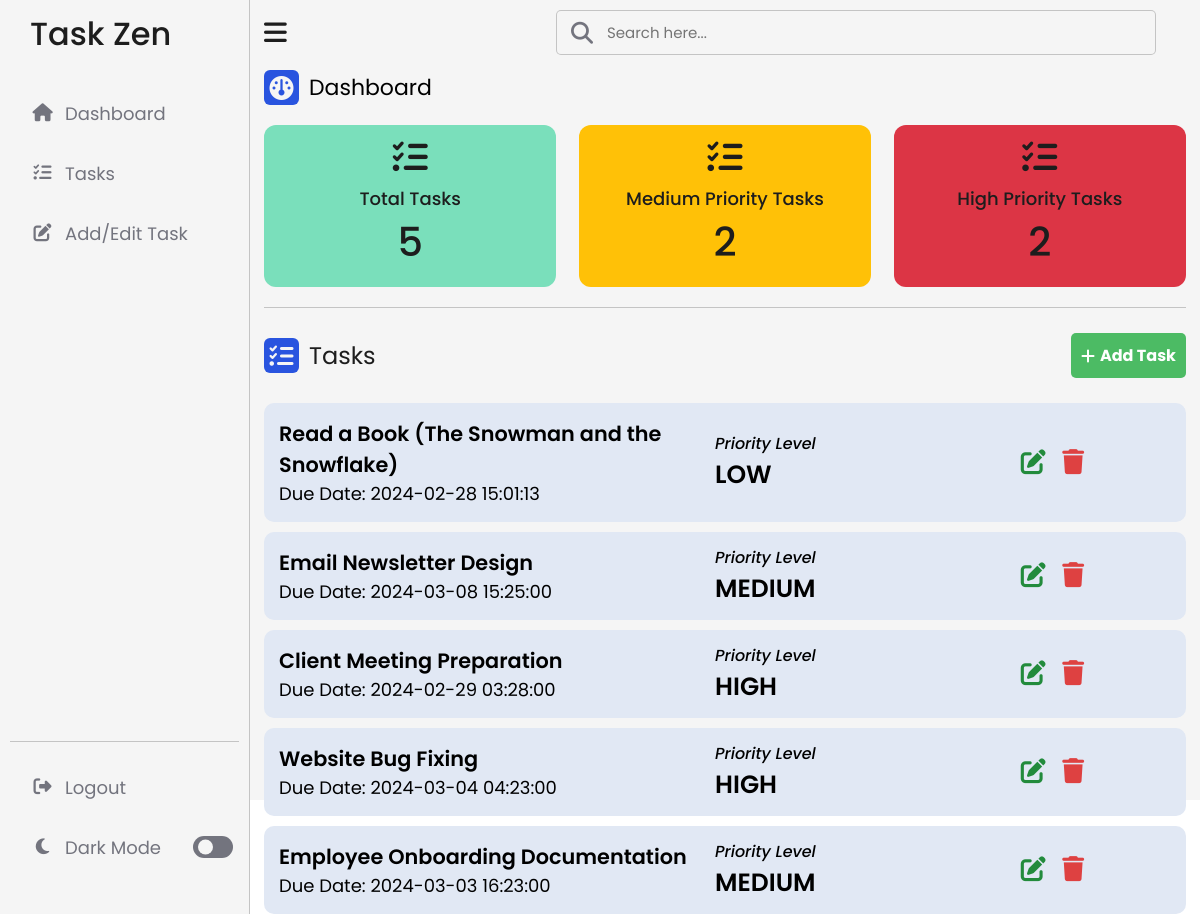
The page / on the database its author committed.
### tables this page shows
CREATE TABLE `task` (
  `Task_ID` int(10) NOT NULL,
  `Title` varchar(255) NOT NULL,
  `Description` varchar(255) DEFAULT NULL,
  `Priority` varchar(50) NOT NULL DEFAULT 'Low',
  `Due_date` datetime DEFAULT NULL,
  `Date_Created` timestamp NOT NULL DEFAULT current_timestamp()
);

### services/databaseservice.inc.php (called while the page is built, shortened)
<?php
class DatabaseService {
    private $serverName = "localhost";
    private $userName = "root";
    private $password = "";
    private $databaseName = "task_management";
    protected function connectLocal() {
        $conn = mysqli_connect($this->serverName, $this->userName, $this->password, $this->databaseName);
        return $conn;
    }
}

### model/task.class.php (called while the page is built, shortened)
<?php
include("./services/databaseservice.inc.php");
class Task extends DatabaseService{
    protected function getAllTasks() {
        $sql = "SELECT * FROM task;";
        $query_result = mysqli_query($this->connectLocal(), $sql);
          return $query_result;
    }
    protected function getTotalTasks() {
        $sql = "SELECT COUNT(*) as 'Total_tasks' FROM task;";
        $query_result = mysqli_query($this->connectLocal(), $sql);
        return $query_result;
    }
    protected function getAllMediumTasks() {
         $sql = "SELECT COUNT(*) as 'Total_tasks' FROM task WHERE Priority = 'medium';";
        $query_result = mysqli_query($this->connectLocal(), $sql);
        return $query_result;
    }
    protected function getAllHighTasks() {
        $sql = "SELECT COUNT(*) as 'Total_tasks' FROM task WHERE Priority = 'high';";
       $query_result = mysqli_query($this->connectLocal(), $sql);
       return $query_result;
    }
}

### view/taskview.class.php (called while the page is built)
<?php
include_once("./model/task.class.php");
class TaskView extends Task {
    public function showAllTasks() {
        $results = $this->getAllTasks();
        return $results;
    }
    public function showTotalTasks() {
        $results = $this->getTotalTasks();
        return $results->fetch_assoc()['Total_tasks'];
    }
    public function showTotalMediumTasks() {
        $results = $this->getAllMediumTasks();
        return $results->fetch_assoc()['Total_tasks'];
    }
    public function showTotalHighTasks() {
        $results = $this->getAllHighTasks();
        return $results->fetch_assoc()['Total_tasks'];
    }
}

### components/taskgroup.component.php (the view)
<link rel="stylesheet" href="./css/taskgroup.css" />
  <div class="task-group">
    <div class="task-data">
      <div class="data names">
        <span class="data-title"><?php echo $row['Title'] ?></span>
        <div class="due-date">
          <div class="due">
            Due Date:
            <span class="date"><?php echo $row['Due_date'] ?></span>
          </div>
        </div>
      </div>
    </div>
    <div class="priority_level">
      <div class="text">Priority Level</div>
      <span class="level"><?php echo $row['Priority'] ?></span>
    </div>
    <div class="task-buttons">
      <div class="buttons | d-flex">
        <div class="edit-button">
          <a href="edit-page.html" title="Edit Page">
            <i class="fa-solid fa-pen-to-square"></i>
          </a>
        </div>
        <button class="delete-button" name="deleteTask" value="<?php echo $row['Task_ID'] ?>" type="submit">
          <p title="Delete Page">
            <i class="fa-solid fa-trash"></i>
          </p>
        </button>
      </div>
    </div>
  </div>

### index.php (shortened to what this page needs)
<?php
    include("view/taskview.class.php");
    $taskView = new TaskView();
?>
<!DOCTYPE html>
<html lang="en">
  <head>
    <link rel="stylesheet" href="css/main.css" />
    <link rel="stylesheet" href="css/utilities.css" />
    <link rel="stylesheet" href="css/index.css" />
    <link
      rel="stylesheet"
      href="https://cdnjs.cloudflare.com/ajax/libs/font-awesome/6.5.1/css/all.min.css"
    />
  </head>
  <body>
    <section class="sidebar">
      <div class="top">
        <div class="logo_name">
          <a href="#" class="sidebar__logo-name | fw-500">Task Zen</a>
        </div>
      </div>
      <div
        class="menu-items | d-flex flex-column justify-content-space-between"
      >
        <ul class="nav-links |">
          <li>
            <a href="#home" class="d-flex">
              <i class="fa-solid fa-house"></i>
              <span class="link-name">Dashboard</span>
            </a>
          </li>
          <li>
            <a href="task_view.html" class="d-flex">
              <i class="fa-solid fa-list-check"></i>
              <span class="link-name">Tasks</span>
            </a>
          </li>
          <li>
            <a href="add_edit_task.html" class="d-flex">
              <i class="fa-solid fa-pen-to-square"></i>
              <span class="link-name">Add/Edit Task</span>
            </a>
          </li>
        </ul>
        <ul class="logout-mode">
          <li>
            <a href="#" class="d-flex">
              <i class="fa-solid fa-right-from-bracket"></i>
              <span class="link-name">Logout</span>
            </a>
          </li>
          <li class="mode">
            <a href="#" class="d-flex">
              <i class="fa-solid fa-moon"></i>
              <span class="link-name">Dark Mode</span>
            </a>
            <div class="mode-toggle">
              <span class="switch"></span>
            </div>
          </li>
        </ul>
      </div>
    </section>
    <section class="dashboard">
      <div class="top">
        <i class="fa-solid fa-bars sidebar-toggle" sidebar-toggle></i>
        <div class="search-box">
          <i class="fa-solid fa-magnifying-glass"></i>
          <input type="text" placeholder="Search here..." />
        </div>
      </div>
      <div class="dash-content">
        <div class="overview">
          <div class="title-dash">
            <i class="fa-solid fa-gauge"></i>
            <span class="text fs-3">Dashboard</span>
          </div>
          <div class="boxes">
            <div class="box">
              <a href="task_view.html">
                <i class="fa-solid fa-list-check"></i>
                <span class="text">Total Tasks</span>
                <span class="number"
                  ><?php echo $taskView->showTotalTasks(); ?></span
                >
              </a>
            </div>
            <div class="box">
              <a href="task_view.html">
                <i class="fa-solid fa-list-check"></i>
                <span class="text">Medium Priority Tasks</span>
                <span class="number"
                  ><?php echo $taskView->showTotalMediumTasks(); ?></span
                >
              </a>
            </div>
            <div class="box">
              <a href="task_view.html">
                <i class="fa-solid fa-list-check"></i>
                <span class="text">High Priority Tasks</span>
                <span class="number"
                  ><?php echo $taskView->showTotalHighTasks(); ?></span
                >
              </a>
            </div>
          </div>
        </div>
        <div class="task">
          <div class="title">
            <div class="title-name">
              <i class="fa-solid fa-list-check"></i>
              <span class="text">Tasks</span>
            </div>
            <div class="add-button">
              <a href="add-task.php" class="add-task-btn">
                <i class="fa-solid fa-plus"></i> Add Task
              </a>
            </div>
          </div>
          <form action="<?php $_SERVER['PHP_SELF'] ?>" method="post">
          <?php
            $results = $taskView->showAllTasks();
            if($results->num_rows > 0) {
              while($row = $results->fetch_assoc()) {
                  include("components/taskgroup.component.php");
              }
            }
            else {
              echo "<h1 class='text-center'>Empty Task</h1>";
            }
            ?>
            </form>
        </div>
      </div>
    </section>
  </body>
</html>

### css/main.css (style rules this page uses)
:root { --clr-accent-900: #7ADFBB; --clr-accent-800: #F87060; --clr-accent-700: #dc3545; --clr-accent-600: #ffc107; --clr-primary-900: #FFFFFF; --clr-primary-800: #F5F5F5; --clr-secondary-900: #1D1D1D; --clr-secondary-800: #102542; --clr-secondary-700: #73747e; --clr-box-1: #68bfa1; --clr-box-2: #9897e9; --clr-box-3: #e9cb97; --bg-primary: var(--clr-primary-900); --bg-secondary: var(--clr-primary-800); --clr-nav-link: var(--clr-primary-900); --clr-footer-link: var(--clr-primary-800); --fs-100: 0.3916rem; --fs-200: 0.4916rem; --fs-300: 0.6916rem; --fs-400: 0.8916rem; --fs-500: 2rem; --fs-600: 1.55rem; --fs-700: 2rem; --fs-800: 2.5rem; --fs-900: 3.4rem; --ff-primary: "Poppins", sans-serif; --ff-secondary: "Poppins", sans-serif; --fw-100: 100; --fw-200: 200; --fw-300: 300; --fw-400: 400; --fw-500: 500; --fw-600: 600; --fw-700: 700; --fw-800: 800; --fw-900: 900; }
*, *::before, *::after { box-sizing: border-box; }
* { margin: 0; padding: 0; font: inherit; font-family: var(--ff-primary); }
html, body { height: 100%; width: 100%; scroll-behavior: smooth; }
ul, ol { list-style: none; }
a { text-decoration: none; }
@media (width > 576px) { * { font-family: var(--ff-primary); } }

### css/utilities.css (style rules this page uses)
.fw-500 { font-weight: var(--fw-500); }
.d-flex { display: flex; }
.flex-column { flex-direction: column; }
.justify-content-space-between { justify-content: space-between; }

### css/taskgroup.css (style rules this page uses)
button { background: transparent; border: 0; }
.task-group { align-items: center; background-color: #e1e8f4; border-radius: 10px; margin-bottom: 10px; padding-right: 20px; cursor: pointer; display: grid; grid-template-columns: 2fr 1fr 1fr }
.task-data { display: flex; flex-direction: row; justify-content: space-between; align-items: center; padding: 15px; border-radius: 10px; }
.task-data .data { overflow: hidden; }
.task-data .data .data-title { font-size: 1.3rem; font-weight: 600; margin-bottom: 4px; overflow: hidden; }
.task-data .data .due-date { font-size: 18px; font-weight: 400; }
.priority_level .text { margin-right: 2px; font-size: 1rem; font-weight: 500; font-style: italic; }
.priority_level .level { margin-right: 2px; text-transform: uppercase; font-weight: 600; font-size: 25px; }
.task-buttons { display: flex; flex-direction: row; justify-content: center; align-items: center; }
.task-buttons .buttons { min-width: 50px; text-align: center; border-radius: 10px; }
.task-buttons .buttons .edit-button { width: 40px; font-size: 25px; }
.task-buttons .buttons .edit-button a { color: rgb(34, 139, 60); }
.task-buttons .buttons .delete-button { width: 40px; font-size: 25px; cursor: pointer; color: rgb(222, 65, 65); }

### rows shown on the page
task: Title "Read a Book (The Snowman and the Snowflake)", Due_date "2024-02-28 15:01:13", Priority "LOW", $row['Task_ID'] 1 (drawn)
task: Title "Email Newsletter Design", Due_date "2024-03-08 15:25:00", Priority "MEDIUM", $row['Task_ID'] 20 (drawn)
task: Title "Client Meeting Preparation", Due_date "2024-02-29 03:28:00", Priority "HIGH", $row['Task_ID'] 21 (drawn)
task: Title "Website Bug Fixing", Due_date "2024-03-04 04:23:00", Priority "HIGH", $row['Task_ID'] 22 (drawn)
task: Title "Employee Onboarding Documentation", Due_date "2024-03-03 16:23:00", Priority "MEDIUM", $row['Task_ID'] 23 (drawn)

### other values the page prints
$taskView->showTotalTasks() "5"
$taskView->showTotalMediumTasks() "2"
$taskView->showTotalHighTasks() "2"
